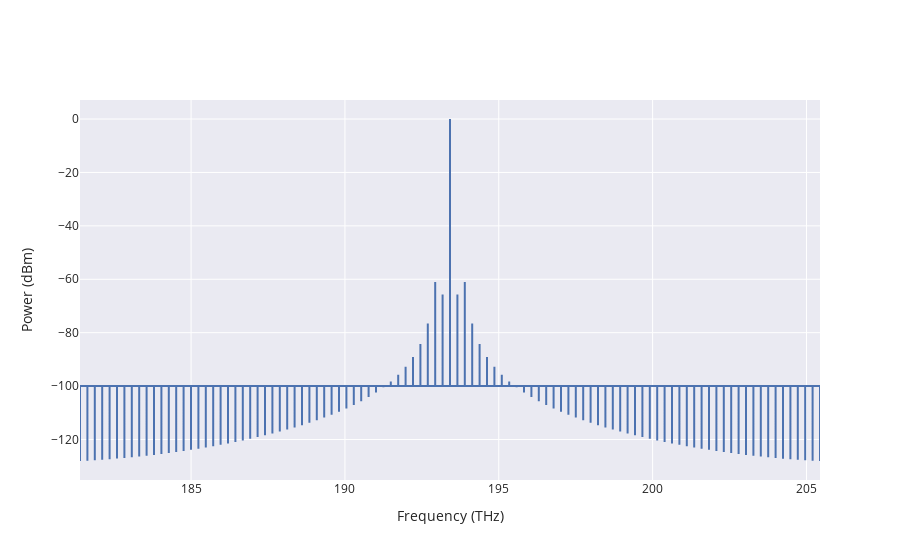

Notebook code cell kept with this figure:
### Code cell
ind=738
solverp1.PlotCombSpectra(ind).show()

### Figure 1 — Plotly figure (JSON) as saved in the notebook; plotly's stock layout.template omitted (floating-point values rounded to 4 significant figures; data arrays with more than 128 entries replaced by an {"elided": "..."} marker saying what was removed)
{"data": [{"name": "Waveguide", "type": "scatter", "uid": "9bb871f6-a397-40bd-96b7-19c570ee683c", "x": {"elided": "303 float values"}, "y": {"elided": "303 float values"}}], "layout": {"xaxis": {"title": {"text": "Frequency (THz)"}}, "yaxis": {"title": {"text": "Power (dBm)"}}}}
